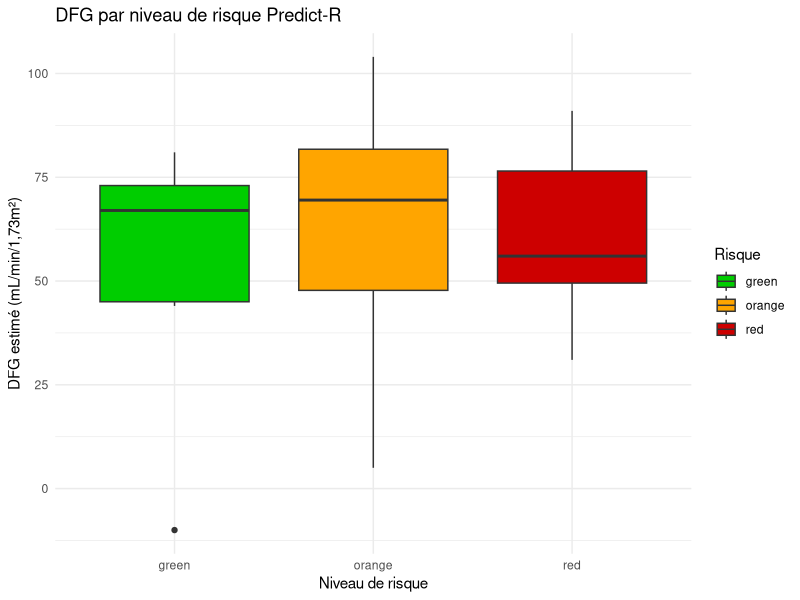

R code for this plot:
## ---- chunk 1
library(tidyverse)
donnees <- read_csv("predict_r_sim.csv")
## ---- chunk 2
glimpse(donnees)
## ---- chunk 3
donnees |> count(risque_pr)
## ---- chunk 4
donnees |> 
  group_by(sexe) |>
  summarise(
    n = n(), 
    dfg_moyen = mean(dfg),
    age_moyen = mean(age)
  )
## ---- chunk 5
ggplot(donnees, aes(x = risque_pr, y = dfg, fill = risque_pr)) +
  geom_boxplot() + 
  scale_fill_manual(values = c("green" = "green3" , "orange" = "orange", "red" = "red3")) + 
  theme_minimal() + 
  labs(title = "DFG par niveau de risque Predict-R",
       x = "Niveau de risque",
       y = "DFG estimé (mL/min/1,73m²)",
       fill = "Risque")
